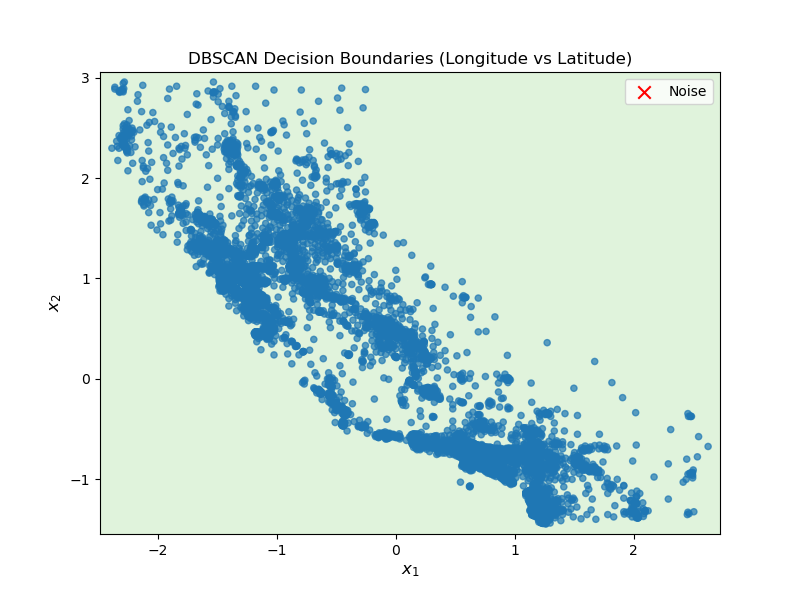

Python code for this plot:
import pandas as pd
import numpy as np
import matplotlib.pyplot as plt
from sklearn.preprocessing import StandardScaler
from sklearn.cluster import DBSCAN
from decision_boundary import plot_dbscan_boundaries

# --- Data Preparation ---
df = pd.read_csv("housing.csv")
X = df[["longitude", "latitude", "median_income"]].copy()

scaler = StandardScaler()
X_scaled = scaler.fit_transform(X)
X_2d = X_scaled[:, :2] 

# --- Apply DBSCAN ---
dbscan = DBSCAN(eps=0.5, min_samples=10)
dbscan.fit(X_2d)

# --- Plot Decision Regions ---
plt.figure(figsize=(8, 6))
plot_dbscan_boundaries(dbscan, X_2d)
plt.title("DBSCAN Decision Boundaries (Longitude vs Latitude)")
plt.show()
